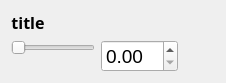
<?xml version="1.0" encoding="UTF-8"?>
<ui version="4.0">
 <class>Form</class>
 <widget class="QWidget" name="Form">
  <property name="geometry">
   <rect>
    <x>0</x>
    <y>0</y>
    <width>226</width>
    <height>83</height>
   </rect>
  </property>
  <property name="maximumSize">
   <size>
    <width>720</width>
    <height>160</height>
   </size>
  </property>
  <property name="windowTitle">
   <string>Form</string>
  </property>
  <layout class="QVBoxLayout" name="verticalLayout">
   <property name="sizeConstraint">
    <enum>QLayout::SetDefaultConstraint</enum>
   </property>
   <item>
    <layout class="QFormLayout" name="formLayout">
     <property name="sizeConstraint">
      <enum>QLayout::SetMinAndMaxSize</enum>
     </property>
     <property name="fieldGrowthPolicy">
      <enum>QFormLayout::FieldsStayAtSizeHint</enum>
     </property>
     <item row="1" column="0">
      <widget class="QSlider" name="sliderLevel">
       <property name="sizePolicy">
        <sizepolicy hsizetype="Preferred" vsizetype="Fixed">
         <horstretch>0</horstretch>
         <verstretch>0</verstretch>
        </sizepolicy>
       </property>
       <property name="font">
        <font>
         <stylestrategy>PreferAntialias</stylestrategy>
        </font>
       </property>
       <property name="minimum">
        <number>50</number>
       </property>
       <property name="maximum">
        <number>1000</number>
       </property>
       <property name="singleStep">
        <number>1</number>
       </property>
       <property name="orientation">
        <enum>Qt::Horizontal</enum>
       </property>
      </widget>
     </item>
     <item row="1" column="1">
      <widget class="QDoubleSpinBox" name="spinLevel">
       <property name="font">
        <font>
         <pointsize>14</pointsize>
        </font>
       </property>
       <property name="keyboardTracking">
        <bool>false</bool>
       </property>
       <property name="decimals">
        <number>2</number>
       </property>
       <property name="singleStep">
        <double>0.010000000000000</double>
       </property>
      </widget>
     </item>
     <item row="0" column="0">
      <widget class="QLabel" name="title">
       <property name="sizePolicy">
        <sizepolicy hsizetype="Preferred" vsizetype="Fixed">
         <horstretch>0</horstretch>
         <verstretch>0</verstretch>
        </sizepolicy>
       </property>
       <property name="font">
        <font>
         <family>Sans Serif</family>
         <pointsize>12</pointsize>
         <weight>75</weight>
         <bold>true</bold>
         <underline>false</underline>
         <kerning>true</kerning>
        </font>
       </property>
       <property name="text">
        <string>title</string>
       </property>
       <property name="textFormat">
        <enum>Qt::AutoText</enum>
       </property>
       <property name="alignment">
        <set>Qt::AlignCenter</set>
       </property>
      </widget>
     </item>
    </layout>
   </item>
  </layout>
 </widget>
 <resources/>
 <connections/>
</ui>
